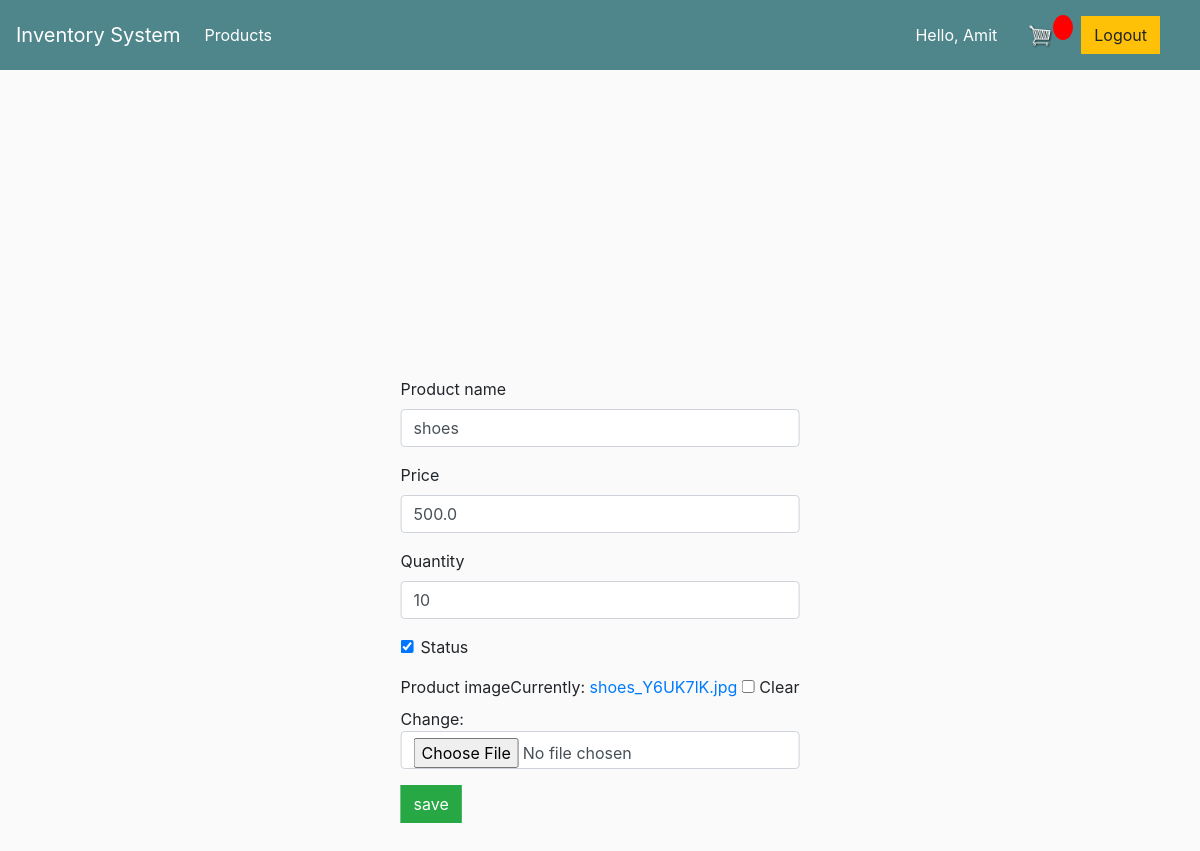
Before: /product/1/update/ (signed in) with the older database file.
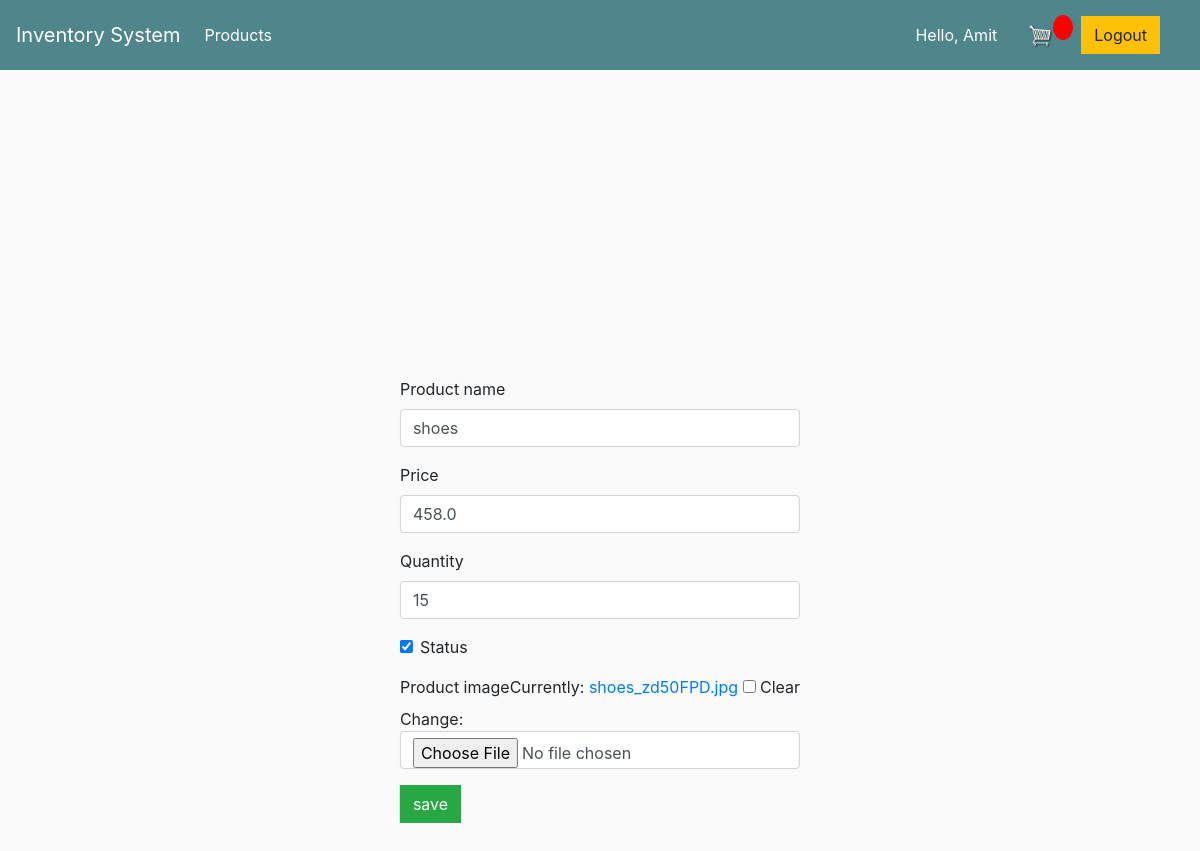
After: the same page with the newer database file.
### product/models.py (models this page shows, shortened)
class ProductInformation(models.Model):
    product_name = models.CharField(max_length=100)
    price = models.FloatField(default=0)
    quantity = models.IntegerField(default=0)
    status = models.BooleanField(default=True)
    product_image = models.ImageField(null=True, blank=True)

### product/views.py (the view, shortened to what this page needs)
# urls.py: path('<int:pk>/update/', views.ProductUpdateView.as_view(), name='update'),
class ProductUpdateView(LoginRequiredMixin, UpdateView):
    form_class = ProductForm
    queryset = ProductInformation.objects.all()
    template_name = 'product/product_create.html'
    success_url = reverse_lazy('product:productList')
    def get_object(self, queryset=None):
        id_ = self.kwargs.get("pk")
        return get_object_or_404(ProductInformation, id=id_)

### product/forms.py
class ProductForm(forms.ModelForm):
    class Meta:
        model = ProductInformation
        fields = ('product_name', 'price', 'quantity', 'status', 'product_image')

### account/models.py (called while the page is built)
    def __str__(self):
        return self.email

### product/templates/product/product_create.html (shortened to what this page needs)
{% extends 'base.html' %}
{% load static %}
{% load bootstrap4 %}
{% block content %}
    <div class="container center_div">
		<div class="form">
			<div class="row">
				<div class="col-6 col-md-12">
                    <form method="post" enctype="multipart/form-data">
                        {% bootstrap_form form %}
                        <button type="submit" class="btn btn-success">
                            save
                        </button>
                    </form>
                </div>
            </div>
        </div>
    </div>
{% endblock %}

Changed rows visible on the page:
changed ProductInformation "shoes": price "500.0" → "458.0"; quantity "10" → "15"
Other visible differences:
text no longer shown: "Product name Price Quantity Status Product image Currently: shoes_Y6UK7lK.jpg Clear Change:"
text now shown: "Product name Price Quantity Status Product image Currently: shoes_zd50FPD.jpg Clear Change:"
